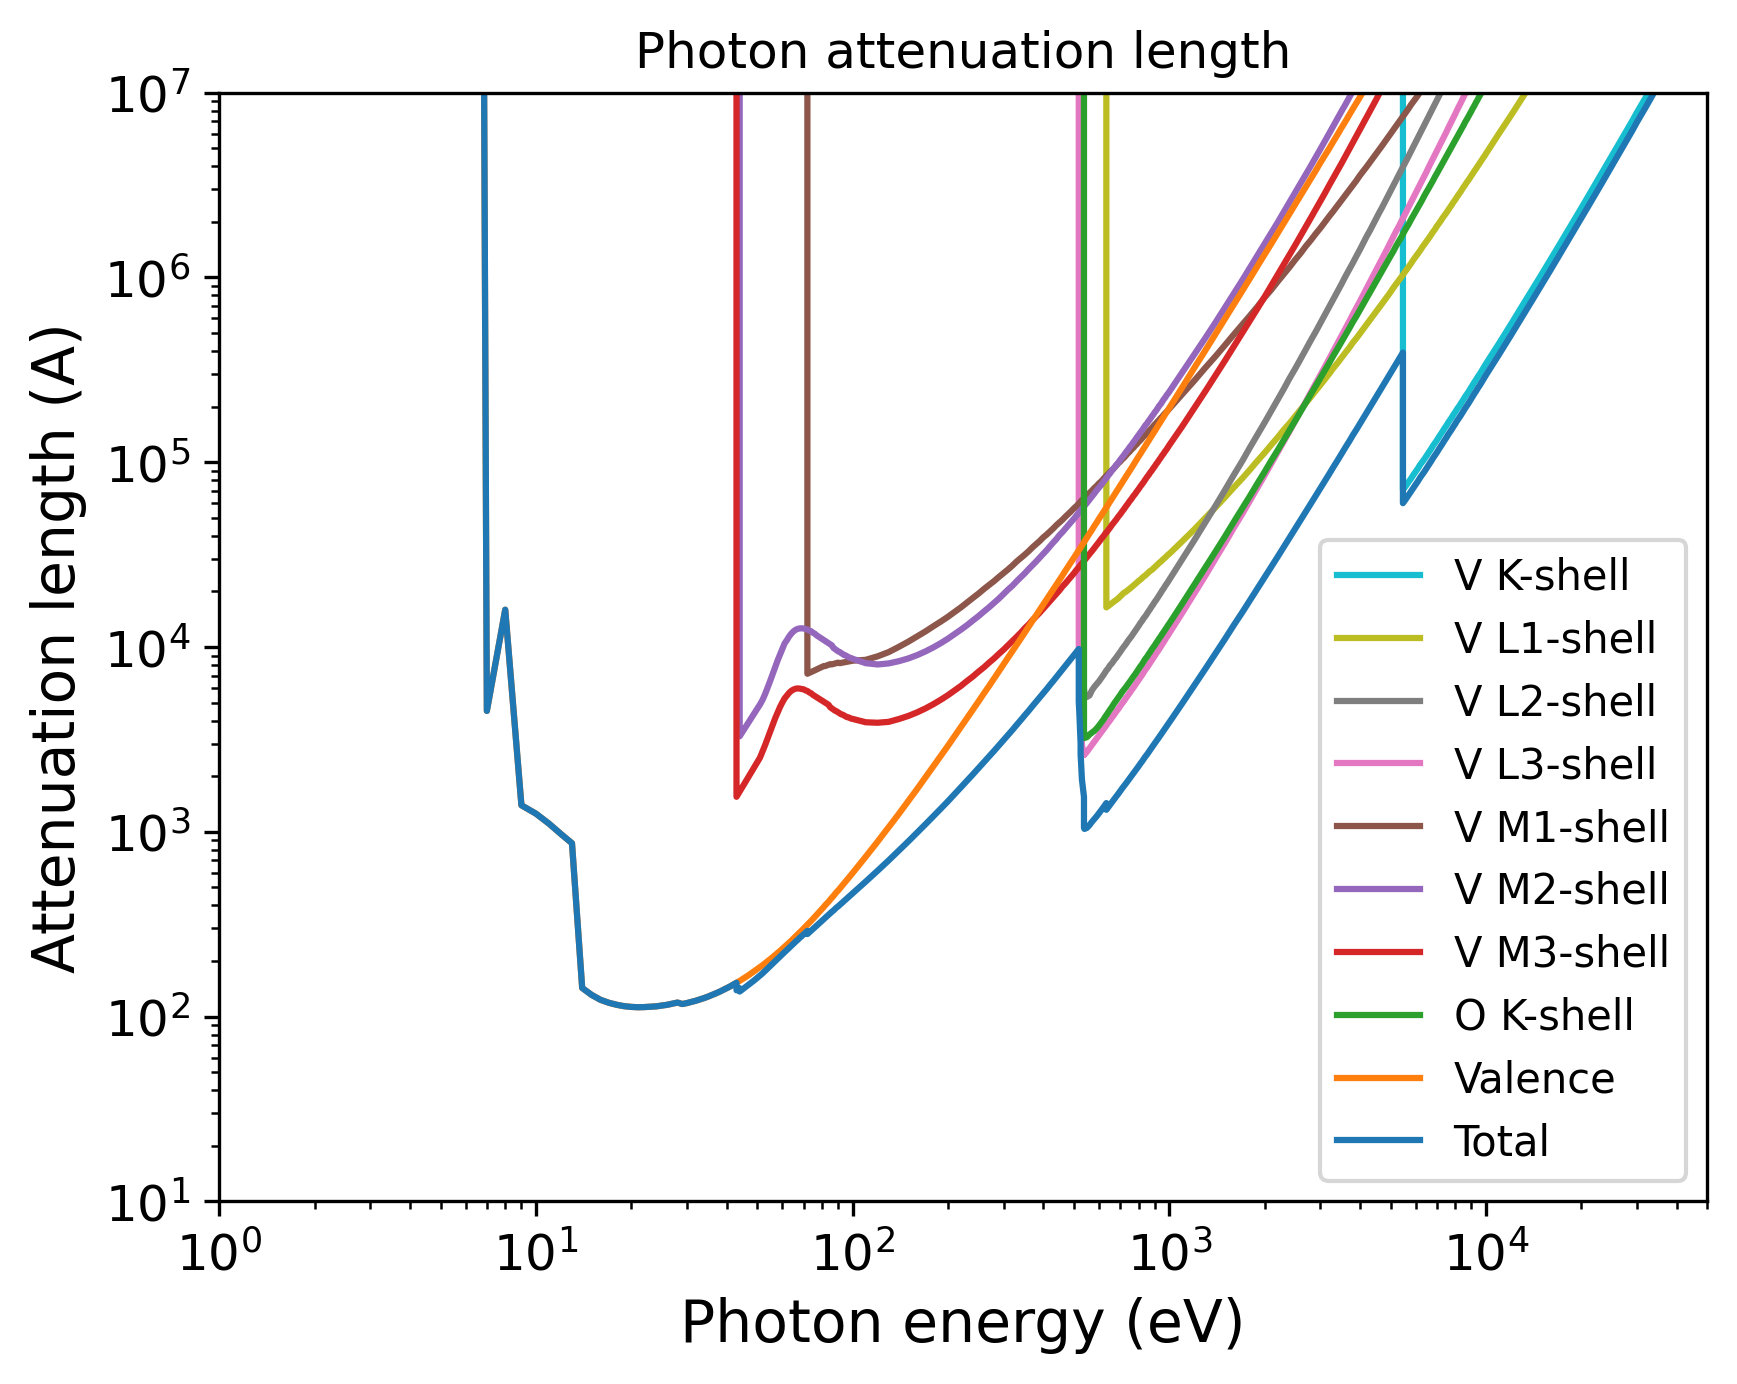

This figure's Python source:
import pandas as pd
import numpy as np
import matplotlib.pyplot as plt
import matplotlib.cm as cm
# Set the format:
plt.xlabel("Photon energy (eV)", fontsize=14)
plt.ylabel("Attenuation length (A)", fontsize=14)
plt.xticks(fontsize=12)
plt.yticks(fontsize=12)
plt.grid(False)
# Set the axes:
# Read the output file:
df = pd.read_csv(r"OUTPUT_VO2_Photon_IMFP.dat", sep=r'\s+', header=None, comment="#", skipinitialspace=True)
plt.xscale("log")
plt.yscale("log")
# Prepare the plot:
columns_to_plot = [ 1, 2, 3, 4, 5, 6, 7, 8, 9, 10]
labels = [ "V K-shell", "V L1-shell", "V L2-shell", "V L3-shell", "V M1-shell", "V M2-shell", "V M3-shell", "O K-shell", "Valence", "Total"]
# Create N distinct colors from a colormap
N = len(columns_to_plot)
colors = plt.cm.tab10(np.linspace(1, 0, 10))
# Set line styles:
linestyles = [ "-", "-", "-", "-", "-", "-", "-", "-", "-", "-"]
for i, col in enumerate(columns_to_plot):
    color = colors[i % len(colors)]
    ls    = linestyles[i % len(linestyles)]
    label = labels[i % len(labels)]
    plt.plot(df.iloc[:, 0], df.iloc[:, col],
    color=color,
    label=label,
    linestyle=ls)
plt.xlim(1.00000000,50000.00000000)
plt.ylim(10.00000000,10000000.00000000)
plt.title("Photon attenuation length")
plt.legend(loc="best", fontsize=10)
# Save the plot in this format:
plt.savefig("OUTPUT_MFP_photon.png", dpi=300, bbox_inches="tight")
